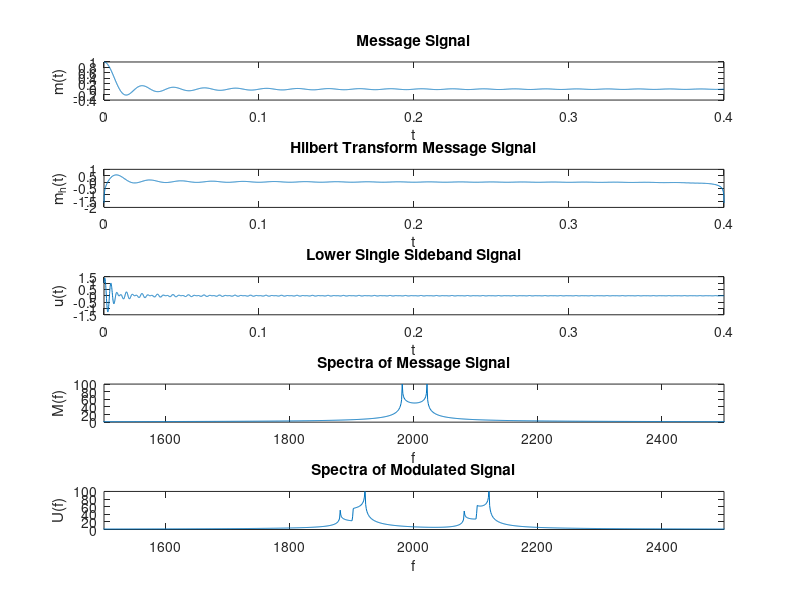

Source code (MATLAB):
clear all;
fc = 250;
ts = 0.0001;
t=0:ts:0.4;

figure(6);

Sm = sinc(100*t); %message signal
subplot(5,1,1); 
plot(t,Sm);
title('Message Signal')
xlabel('t');
ylabel('m(t)');

Shm = hilbert(Sm); %Hilbert transform message signal
subplot(5,1,2);
plot(t,imag(Shm));
title('Hilbert Transform Message Signal')
xlabel('t');
ylabel('m_h(t)'); 

Suu = Sm.*cos(2*pi*fc*t); %message multiply by carrier signal

Slu = Shm.*sin(2*pi*fc*t); %hilbert message multiply by hilbert carrier signal

Su = Suu+Slu;
subplot(5,1,3);
plot(t,Su);
title('Lower Single Sideband Signal')
xlabel('t');
ylabel('u(t)');

Sfm = fft(Sm); %spectra of message signal
Sfm = fftshift(Sfm);
subplot(5,1,4);
plot(abs(Sfm));
title('Spectra of Message Signal')
xlabel('f');
ylabel('M(f)');
axis([1500, 2500, 0, 100]);

Sfu = fft(Su); %spectra of modulated signal
Sfu = fftshift(Sfu);
subplot(5,1,5);
plot(abs(Sfu));
title('Spectra of Modulated Signal')
xlabel('f');
ylabel('U(f)');
axis([1500, 2500, 0, 100]);